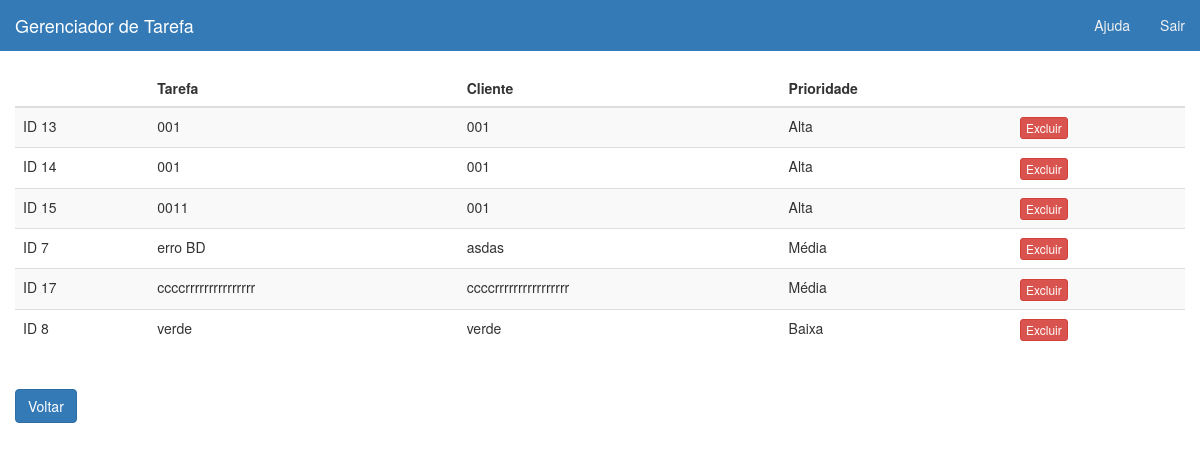
Screenshot of /concluidos.php with the database file from the repository.
### tables this page shows
CREATE TABLE IF NOT EXISTS `gerenciador` (
`id` int(11) NOT NULL,
  `tarefa` varchar(200) NOT NULL,
  `cliente` varchar(200) NOT NULL,
  `descricao` text NOT NULL,
  `prazo` date NOT NULL,
  `prioridade` int(11) NOT NULL,
  `concluido` int(11) NOT NULL
);

### concluidos.php (the view, shortened to what this page needs)
<!DOCTYPE html>
<html lang="pt-br">
    <head>
        <link href="css/bootstrap.css" rel="stylesheet">
        <link href="css/style.css" rel="stylesheet">
    </head>
    <body>
        <nav class="navbar navbar-inverse navbar-fixed-top">
            <div class="container-fluid">
                <div class="navbar-header">
                    <a class="navbar-brand" href="#">Gerenciador de Tarefa</a>
                </div>
                <div id="navbar" class="navbar-collapse collapse">
                    <ul class="nav navbar-nav navbar-right">
                        <li><a href="#">Ajuda</a></li>
                        <li><a href="sair.php">Sair</a></li>
                    </ul>
                </div>
            </div>
        </nav>
        <div id="main" class="container-fluid">
            <br />
            <div id="list" class="row">
                <div class="table-responsive col-md-12">
                    <table class="table table-striped" cellspacing="0" cellpadding="0">
                        <thead>
                            <tr>
                                <th></th>
                                <th>Tarefa</th>
                                <th>Cliente</th>
                                <th>Prioridade</th>
                                <th class="actions"></th>
                            </tr>
                        </thead>
                        <tbody>
                            <?php
                            $sql = mysql_query("SELECT * FROM gerenciador WHERE concluido = 1 ORDER BY cliente ASC");
                            while ($row = mysql_fetch_array($sql)) {
                                if ($row['prioridade'] == "1") {
                                    echo '<tr>';
                                    echo '<td>ID ' . $row['id'] . '</td>';
                                    echo '<td>' . $row['tarefa'] . '</td>';
                                    echo '<td>' . $row['cliente'] . '</td>';
                                    echo '<td>Baixa</td>';
                                    echo '<td><a class="btn btn-danger btn-xs" data-toggle="modal" data-target="#delete-modal"  href="excluir.php?id=' . $row['id'] . '">Excluir</a>';
                                    echo '</td>';
                                    echo '</tr>';
                                } elseif ($row['prioridade'] == "2") {
                                    echo '<tr>';
                                    echo '<td>ID ' . $row['id'] . '</td>';
                                    echo '<td>' . $row['tarefa'] . '</td>';
                                    echo '<td>' . $row['cliente'] . '</td>';
                                    echo '<td>Média</td>';
                                    echo '<td><a class="btn btn-danger btn-xs" data-toggle="modal" data-target="#delete-modal"  href="excluir.php?id=' . $row['id'] . '">Excluir</a>';
                                    echo '</td>';
                                    echo '</tr>';
                                } else {
                                    echo '<tr>';
                                    echo '<td>ID ' . $row['id'] . '</td>';
                                    echo '<td>' . $row['tarefa'] . '</td>';
                                    echo '<td>' . $row['cliente'] . '</td>';
                                    echo '<td>Alta</td>';
                                    echo '<td><a class="btn btn-danger btn-xs" data-toggle="modal" data-target="#delete-modal"  href="excluir.php?id=' . $row['id'] . '">Excluir</a>';
                                    echo '</td>';
                                    echo '</tr>';
                                }
                            }
                            ?>
                        </tbody>
                    </table>
                </div>
            </div>
            <div id="bottom" class="row">
                <div class="col-sm-12">
                    <a href="lista.php" class="btn btn-primary pull-left h2">Voltar</a>
                </div>
            </div>
        </div>
    </body>
</html>

### css/style.css (style rules this page uses)
#main { margin-top: 50px; }
a, a:hover, a:focus { color: #337ab7; text-decoration: none; -o-transition: all .3s; -moz-transition: all .3s; -webkit-transition: all .3s; -ms-transition: all .3s; transition: all .3s; }

### rows the page displays
gerenciador: id "13", tarefa "001", cliente "001"
gerenciador: id "14", tarefa "001", cliente "001"
gerenciador: id "15", tarefa "0011", cliente "001"
gerenciador: id "7", tarefa "erro BD", cliente "asdas"
gerenciador: id "17", tarefa "ccccrrrrrrrrrrrrrrr", cliente "ccccrrrrrrrrrrrrrrrr"
gerenciador: id "8", tarefa "verde", cliente "verde"
